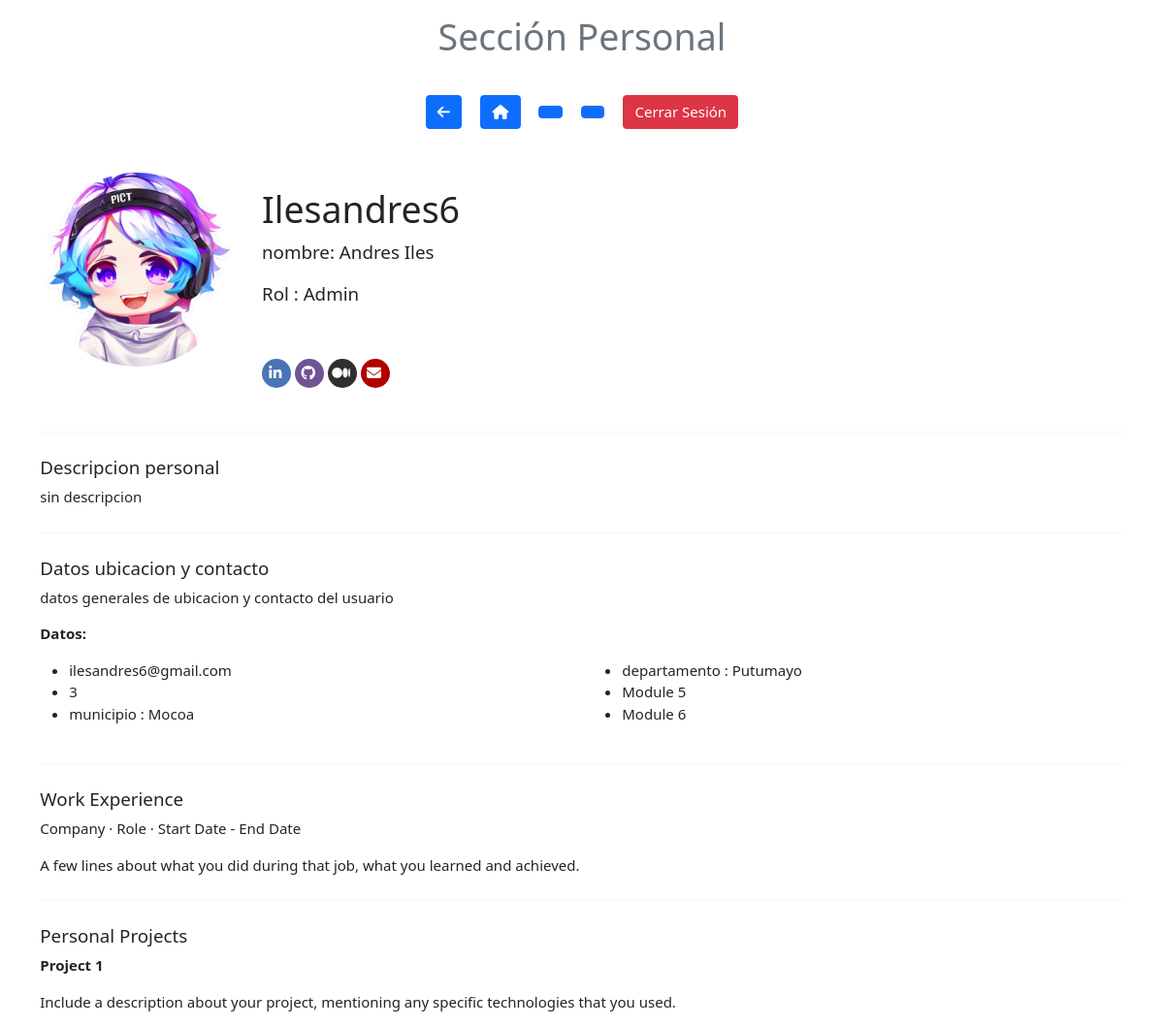
/php/pantallas/perfil.php?user=1, run on the app's committed database.
### tables this page shows
CREATE TABLE `rol` (
  `idRol` int(11) NOT NULL AUTO_INCREMENT,
  `Rol` varchar(35) NOT NULL,
  `descripcion` tinytext DEFAULT NULL,
  `funciones` varchar(80) DEFAULT 'empleado',
  PRIMARY KEY (`idRol`)
);

CREATE TABLE `usuario` (
  `idUsuario` INT(11) NOT NULL AUTO_INCREMENT,
  `usuario` VARCHAR(50) DEFAULT NULL,
  `correo` VARCHAR(50) DEFAULT NULL,
  `contraseña` VARCHAR(80) DEFAULT NULL,
  `nombre` VARCHAR(75) DEFAULT NULL,
  `fecha_nacimiento` DATE DEFAULT NULL,
  `idMunicipio` INT(11) DEFAULT NULL,
  `idRol` INT(11) DEFAULT 2,
  `descripcion` TINYTEXT DEFAULT 'sin descripcion',
  `telefono` VARCHAR(15) DEFAULT '3',
  `idOficina` INT(11) DEFAULT 1,
  PRIMARY KEY (`idUsuario`),
  KEY `fk_usuario_municipio` (`idMunicipio`),
  KEY `fk_usuario_oficina` (`idOficina`),
  KEY `fk_usuarios_rol_id` (`idRol`),
  CONSTRAINT `fk_usuarios_rol` FOREIGN KEY (`idRol`) REFERENCES `rol` (`idRol`),
  CONSTRAINT `fk_usuario_municipio` FOREIGN KEY (`idMunicipio`) REFERENCES `municipio` (`idMunicipio`),
  CONSTRAINT `fk_usuario_oficina` FOREIGN KEY (`idOficina`) REFERENCES `oficina` (`id`)
);

CREATE TABLE `municipio` (
  `idMunicipio` int(11) NOT NULL AUTO_INCREMENT,
  `municipio` varchar(75) NOT NULL,
  `descripcion` tinytext DEFAULT NULL,
  `idDepartamento` int(11) DEFAULT NULL,
  PRIMARY KEY (`idMunicipio`),
  KEY `idDepartamento` (`idDepartamento`),
  CONSTRAINT `municipio_ibfk_1` FOREIGN KEY (`idDepartamento`) REFERENCES `departamento` (`idDepartamento`)
);

CREATE TABLE `departamento` (
  `idDepartamento` int(11) NOT NULL AUTO_INCREMENT,
  `departamento` varchar(80) NOT NULL,
  `descripcion` tinytext DEFAULT NULL,
  PRIMARY KEY (`idDepartamento`)
);

### php/pantallas/perfil.php (the view, shortened to what this page needs)
<?php
$conn=conectarDB();
$idUserGet=$_GET['user'];
?>
<!DOCTYPE html>
<html lang="es">
<head>
    <link href="https://cdn.jsdelivr.net/npm/bootstrap@5.0.2/dist/css/bootstrap.min.css" rel="stylesheet"
>
    <link rel="stylesheet" href="/css/user.css">
    <link rel="stylesheet" href="/css/perfil.css">
</head>
<?php require_once '../layouts/loaderEspiral.php'; ?>
<body class="hidden">
<header class="text-center py-3">
        <h1 class="text-center text-secondary font-weight-bold ">Sección Personal</h1>
    </header>
    <nav class="text-center my-3">
         <button class="btn btn-primary mx-2" onclick="Back()" title="regresar" ><i class="fa-solid fa-arrow-left"></i></button>
         <button class="btn btn-primary mx-2" title="inicio" onclick="window.location='/index.php'"><i class="fa-solid fa-house"></i></button>
        <buttom class="btn btn-primary mx-2 " ></buttom>
        <buttom class="btn btn-primary mx-2 " ></buttom>
        <button class="btn btn-danger mx-2" title="cerrar sesion" onclick="cerrarSesion()">Cerrar Sesión</button>
    </nav>
    <tbody>
    <?php
    $sql="select usuario.nombre, usuario.usuario, usuario.correo, rol.Rol,usuario.descripcion,usuario.telefono,
            usuario.fecha_nacimiento, municipio.municipio, departamento.departamento
            from rol
            inner join usuario on usuario.idRol=rol.idRol
            inner join municipio on municipio.idMunicipio=usuario.idMunicipio
            inner join departamento on departamento.idDepartamento=municipio.idDepartamento
            where usuario.idUsuario='$idUserGet'";
    $result=$conn->query($sql);
    if($result->num_rows>0){
    while($usuario=$result->fetch_assoc()){
    ?>
    <main role="main" class="container">
      <div class="row">
        <div class="col-sm-6">
          <div class="row">
            <div class="col-md-4">
              <img
                src="/img/default.png"
                alt="..."
                class="rounded-circle profile-image"
              />
            </div>
            <div class="col-md-8 top-col">
              <h1 class=""><?=$usuario['usuario']?></h1>
              <p class="lead">nombre: <?=$usuario['nombre']?></p>
              <p class="lead">Rol : <?=$usuario['Rol']?></p>
              <p>
                <a><span class="badge badge-primary">Skill 1</span></a>
                <a><span class="badge badge-primary">Skill 2</span></a>
                <a><span class="badge badge-primary">Skill 3</span></a>
                <a><span class="badge badge-primary">Skill 4</span></a>
                <a><span class="badge badge-primary">Skill 5</span></a>
              </p>
              <ul class="social-icons">
                  <li class="linkedin">
                    <a href="https://www.linkedin.com/in/"><i class="fa fa-fw fa-linkedin"></i></a>
                  </li>
                  <li class="github">
                      <a href="https://github.com/"><i class="fa fa-fw fa-github"></i></a>
                    </li>
                  <li class="medium">
                    <a href="https://medium.com/_"><i class="fa fa-fw fa-medium"></i></a>
                  </li>
                  <li class="mail">
                      <a href="mailto:name@email.com"><i class="fa fa-fw fa-envelope"></i></a>
                    </li>
                </ul>
            </div>
          </div>
        </div>
      </div>
      <hr class="divider" />
      <h5>Descripcion personal</h5>
      <p class="personal-statement">
        <?=$usuario['descripcion']?>
      </p>
      <hr class="divider" />
      <h5>Datos ubicacion y contacto</h5>
      <p>
        datos generales de ubicacion y contacto del usuario
      </p>
      <strong><p>Datos:</p></strong>
      <div class="row">
        <div class="col-sm-6">
          <ul>
            <li><?=$usuario['correo']?></li>
            <li><?=$usuario['telefono']?></li>
            <li>municipio : <?=$usuario['municipio']?></li>
          </ul>
        </div>
        <div class="col-sm-6">
          <ul>
            <li>departamento : <?=$usuario['departamento']?> </li>
            <li>Module 5</li>
            <li>Module 6</li>
          </ul>
        </div>
      </div>
      <hr class="divider" />
      <h5>Work Experience</h5>
      <p>Company · Role · Start Date - End Date</p>
      <p class="description-text">
       A few lines about what you did during that job, what you learned and achieved.
      </p>
      <hr class="divider" />
      <h5>Personal Projects</h5>
      <strong><p>Project 1</p></strong>
      <p class="description-text">
        Include a description about your project, mentioning any specific technologies that you used.
      </p>
    </main>
    <?php
    }
    }
    ?>
    </tbody>
</body>
</html>

### css/user.css (style rules this page uses)
* { font-size: 15px; }

### css/perfil.css (style rules this page uses)
ul.social-icons { padding: 0; }
.social-icons li { list-style: none; display: inline-block; border-radius: 2em; overflow: hidden; }
.social-icons li a { display: block; padding: 0.3em; max-width: 2em; min-width: 2em; height: 2em; line-height: 1.5em; font-family: arial; color: #fff; }
.social-icons .linkedin { background: #4875B4; }
.social-icons .medium { background: #2f2f2f; }
.social-icons .github { background: #6e5494; }
.social-icons .mail { background: #B20000; }
hr.divider { border-top: 1px solid #DCDCDC; margin-top: 25px; margin-bottom: 25px; }
.personal-statement { text-align: justify; }
.description-text { text-align: justify; }
.profile-image { height: 200px; width: 200px; align-content: center }
.top-col { margin-top: 15px; padding: 0px 50px 0px 50px; }

### data on the page
rol: usuario.usuario "Ilesandres6", usuario.nombre "Andres Iles", Rol "Admin", usuario.descripcion "sin descripcion", usuario.correo "ilesandres6@gmail.com", usuario.telefono "3", municipio.municipio "Mocoa", departamento.departamento "Putumayo"
